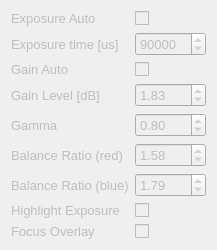
         <widget class="QWidget" name="FLIR">
          <layout class="QGridLayout" name="gridLayout_3">
           <item row="5" column="0">
            <widget class="QLabel" name="label_balanceRatioRed">
             <property name="enabled">
              <bool>false</bool>
             </property>
             <property name="font">
              <font>
               <pointsize>10</pointsize>
               <weight>50</weight>
               <bold>false</bold>
              </font>
             </property>
             <property name="text">
              <string>Balance Ratio (red)</string>
             </property>
            </widget>
           </item>
           <item row="4" column="0">
            <widget class="QLabel" name="label_gamma">
             <property name="enabled">
              <bool>false</bool>
             </property>
             <property name="font">
              <font>
               <pointsize>10</pointsize>
               <weight>50</weight>
               <bold>false</bold>
              </font>
             </property>
             <property name="text">
              <string>Gamma</string>
             </property>
            </widget>
           </item>
           <item row="1" column="1">
            <widget class="QDoubleSpinBox" name="doubleSpinBox_exposureTime">
             <property name="enabled">
              <bool>false</bool>
             </property>
             <property name="font">
              <font>
               <pointsize>10</pointsize>
               <weight>50</weight>
               <bold>false</bold>
              </font>
             </property>
             <property name="decimals">
              <number>0</number>
             </property>
             <property name="minimum">
              <double>100.000000000000000</double>
             </property>
             <property name="maximum">
              <double>1000000.000000000000000</double>
             </property>
             <property name="singleStep">
              <double>1000.000000000000000</double>
             </property>
             <property name="value">
              <double>90000.000000000000000</double>
             </property>
            </widget>
           </item>
           <item row="0" column="1">
            <widget class="QCheckBox" name="checkBox_exposureAuto">
             <property name="enabled">
              <bool>false</bool>
             </property>
             <property name="font">
              <font>
               <pointsize>10</pointsize>
               <weight>50</weight>
               <bold>false</bold>
              </font>
             </property>
             <property name="text">
              <string/>
             </property>
             <property name="checked">
              <bool>false</bool>
             </property>
            </widget>
           </item>
           <item row="6" column="0">
            <widget class="QLabel" name="label_balanceRatioBlue">
             <property name="enabled">
              <bool>false</bool>
             </property>
             <property name="font">
              <font>
               <pointsize>10</pointsize>
               <weight>50</weight>
               <bold>false</bold>
              </font>
             </property>
             <property name="text">
              <string>Balance Ratio (blue)</string>
             </property>
            </widget>
           </item>
           <item row="3" column="1">
            <widget class="QDoubleSpinBox" name="doubleSpinBox_gainLevel">
             <property name="enabled">
              <bool>false</bool>
             </property>
             <property name="font">
              <font>
               <pointsize>10</pointsize>
               <weight>50</weight>
               <bold>false</bold>
              </font>
             </property>
             <property name="decimals">
              <number>2</number>
             </property>
             <property name="minimum">
              <double>0.000000000000000</double>
             </property>
             <property name="maximum">
              <double>25.000000000000000</double>
             </property>
             <property name="value">
              <double>1.830000000000000</double>
             </property>
            </widget>
           </item>
           <item row="1" column="0">
            <widget class="QLabel" name="label_exposureTime">
             <property name="enabled">
              <bool>false</bool>
             </property>
             <property name="font">
              <font>
               <pointsize>10</pointsize>
               <weight>50</weight>
               <bold>false</bold>
              </font>
             </property>
             <property name="text">
              <string>Exposure time [us]</string>
             </property>
            </widget>
           </item>
           <item row="4" column="1">
            <widget class="QDoubleSpinBox" name="doubleSpinBox_gamma">
             <property name="enabled">
              <bool>false</bool>
             </property>
             <property name="font">
              <font>
               <pointsize>10</pointsize>
               <weight>50</weight>
               <bold>false</bold>
              </font>
             </property>
             <property name="decimals">
              <number>2</number>
             </property>
             <property name="minimum">
              <double>0.100000000000000</double>
             </property>
             <property name="maximum">
              <double>4.000000000000000</double>
             </property>
             <property name="singleStep">
              <double>0.100000000000000</double>
             </property>
             <property name="value">
              <double>0.800000000000000</double>
             </property>
            </widget>
           </item>
           <item row="6" column="1">
            <widget class="QDoubleSpinBox" name="doubleSpinBox_balanceRatioBlue">
             <property name="enabled">
              <bool>false</bool>
             </property>
             <property name="font">
              <font>
               <pointsize>10</pointsize>
               <weight>50</weight>
               <bold>false</bold>
              </font>
             </property>
             <property name="decimals">
              <number>2</number>
             </property>
             <property name="minimum">
              <double>0.250000000000000</double>
             </property>
             <property name="maximum">
              <double>4.000000000000000</double>
             </property>
             <property name="singleStep">
              <double>0.100000000000000</double>
             </property>
             <property name="value">
              <double>1.790000000000000</double>
             </property>
            </widget>
           </item>
           <item row="2" column="0">
            <widget class="QLabel" name="label_gainAuto">
             <property name="enabled">
              <bool>false</bool>
             </property>
             <property name="font">
              <font>
               <pointsize>10</pointsize>
               <weight>50</weight>
               <bold>false</bold>
              </font>
             </property>
             <property name="text">
              <string>Gain Auto</string>
             </property>
            </widget>
           </item>
           <item row="7" column="0">
            <widget class="QLabel" name="label_highlightExposure">
             <property name="enabled">
              <bool>false</bool>
             </property>
             <property name="font">
              <font>
               <pointsize>10</pointsize>
               <weight>50</weight>
               <bold>false</bold>
              </font>
             </property>
             <property name="text">
              <string>Highlight Exposure</string>
             </property>
            </widget>
           </item>
           <item row="5" column="1">
            <widget class="QDoubleSpinBox" name="doubleSpinBox_balanceRatioRed">
             <property name="enabled">
              <bool>false</bool>
             </property>
             <property name="font">
              <font>
               <pointsize>10</pointsize>
               <weight>50</weight>
               <bold>false</bold>
              </font>
             </property>
             <property name="decimals">
              <number>2</number>
             </property>
             <property name="minimum">
              <double>0.250000000000000</double>
             </property>
             <property name="maximum">
              <double>4.000000000000000</double>
             </property>
             <property name="singleStep">
              <double>0.100000000000000</double>
             </property>
             <property name="value">
              <double>1.580000000000000</double>
             </property>
            </widget>
           </item>
           <item row="7" column="1">
            <widget class="QCheckBox" name="checkBox_highlightExposure">
             <property name="enabled">
              <bool>false</bool>
             </property>
             <property name="sizePolicy">
              <sizepolicy hsizetype="Preferred" vsizetype="Fixed">
               <horstretch>0</horstretch>
               <verstretch>0</verstretch>
              </sizepolicy>
             </property>
             <property name="font">
              <font>
               <pointsize>10</pointsize>
               <weight>50</weight>
               <bold>false</bold>
              </font>
             </property>
             <property name="text">
              <string/>
             </property>
            </widget>
           </item>
           <item row="2" column="1">
            <widget class="QCheckBox" name="checkBox_gainAuto">
             <property name="enabled">
              <bool>false</bool>
             </property>
             <property name="font">
              <font>
               <pointsize>10</pointsize>
               <weight>50</weight>
               <bold>false</bold>
              </font>
             </property>
             <property name="text">
              <string/>
             </property>
            </widget>
           </item>
           <item row="0" column="0">
            <widget class="QLabel" name="label_exposureAuto">
             <property name="enabled">
              <bool>false</bool>
             </property>
             <property name="font">
              <font>
               <pointsize>10</pointsize>
               <weight>50</weight>
               <bold>false</bold>
              </font>
             </property>
             <property name="text">
              <string>Exposure Auto</string>
             </property>
            </widget>
           </item>
           <item row="9" column="0">
            <widget class="QLabel" name="label_focusOverlay">
             <property name="enabled">
              <bool>false</bool>
             </property>
             <property name="font">
              <font>
               <pointsize>10</pointsize>
               <weight>50</weight>
               <bold>false</bold>
              </font>
             </property>
             <property name="text">
              <string>Focus Overlay</string>
             </property>
            </widget>
           </item>
           <item row="9" column="1">
            <widget class="QCheckBox" name="checkBox_focusOverlay">
             <property name="enabled">
              <bool>false</bool>
             </property>
             <property name="text">
              <string/>
             </property>
            </widget>
           </item>
           <item row="3" column="0">
            <widget class="QLabel" name="label_gainLevel">
             <property name="enabled">
              <bool>false</bool>
             </property>
             <property name="font">
              <font>
               <pointsize>10</pointsize>
               <weight>50</weight>
               <bold>false</bold>
              </font>
             </property>
             <property name="text">
              <string>Gain Level [dB]</string>
             </property>
            </widget>
           </item>
          </layout>
         </widget>
